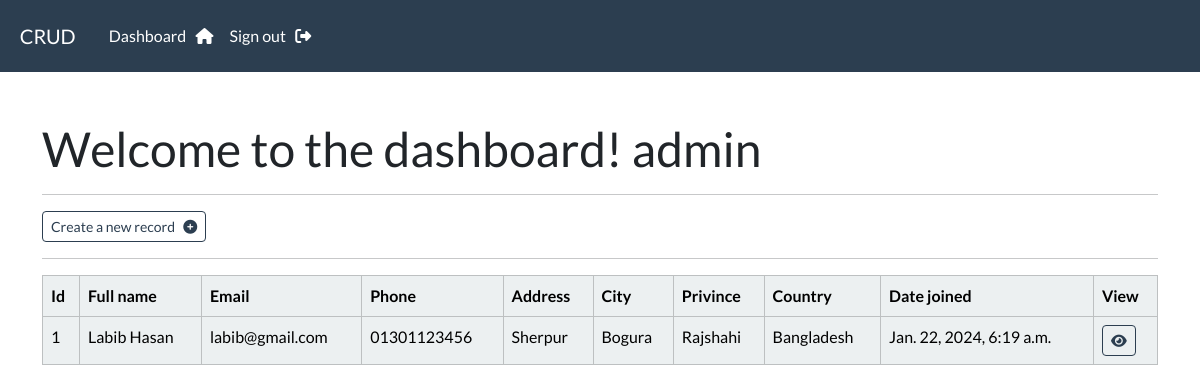
The app's page /dashboard (signed in), older data.
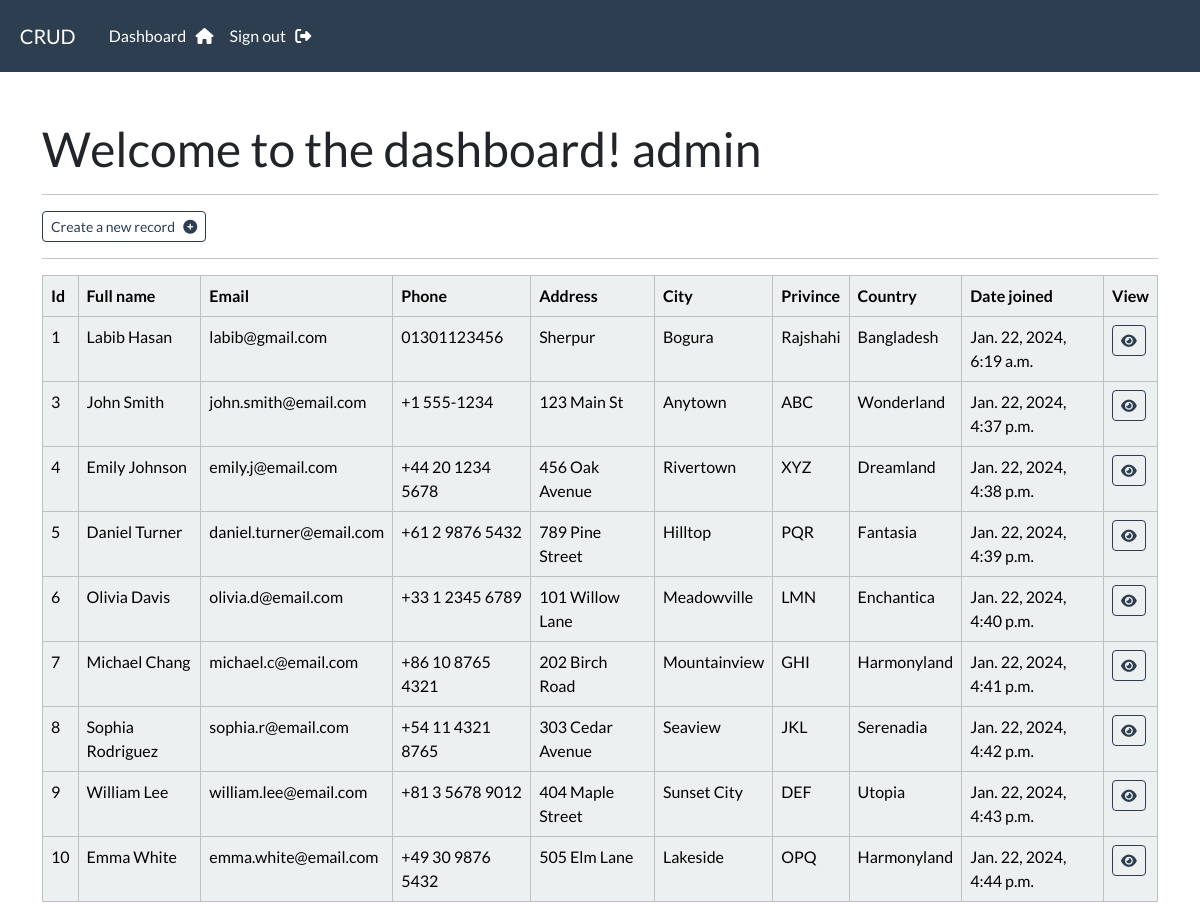
The same page, newer data.
### webapp/models.py (models this page shows, shortened)
class Record(models.Model):
    creation_date = models.DateTimeField(auto_now_add=True)
    first_name = models.CharField(max_length=100)
    last_name = models.CharField(max_length=100)
    email = models.CharField(max_length=250)
    phone = models.CharField(max_length=20)
    address = models.CharField(max_length=300)
    city = models.CharField(max_length=250)
    province = models.CharField(max_length=220)
    country = models.CharField(max_length=125)

### webapp/views.py (the view)
# urls.py: path('dashboard',views.dashboard, name="dashboard"),
@login_required(login_url='my-login')
def dashboard(request):
    my_records = Record.objects.all()
    context ={'records':my_records}
    return render(request, 'webapp/dashboard.html', context=context)

### webapp/templates/webapp/dashboard.html
{% extends "webapp/base.html" %}
{% block content %}
<br>
    <h1>Welcome to the dashboard! {{user}}</h1>
    <hr>
    <a class="btn btn-outline-primary btn-sm" href="{%url 'create-record'%}"> Create a new record &nbsp; <i class="fa-solid fa-circle-plus"></i></a>
    <hr>
    <table class="table table-light table-hover table-bordered">
        <thead class="table-light">
            <tr>
                <th scope="col">Id</th>
                <th scope="col">Full name</th>
                <th scope="col">Email</th>
                <th scope="col">Phone</th>
                <th scope="col">Address</th>
                <th scope="col">City</th>
                <th scope="col">Privince</th>
                <th scope="col">Country</th>
                <th scope="col">Date joined</th>
                <th scope="col">View</th>
            </tr>
        </thead>
        <tbody>
        {% for record in  records%}
        <tr>
            <td>{{record.id}}</td>
            <td>{{record.first_name}} {{record.last_name}}</td>
            <td>{{record.email}}</td>
            <td>{{record.phone}}</td>
            <td>{{record.address}}</td>
            <td>{{record.city}}</td>
            <td>{{record.province}}</td>
            <td>{{record.country}}</td>
            <td>{{record.creation_date}}</td>
            <td><a class="btn btn-outline-primary btn-sm" href="{%url 'record' record.id%}"><i class="fa-solid fa-eye"></i></a></td>
        </tr>
        {% endfor %}
        </tbody>
    </table>
{% endblock content %}

### webapp/templates/webapp/base.html (shortened to what this page needs)
{% load static %}
<!DOCTYPE html>
<html lang="en">
<head>
    <link rel="stylesheet" href="https://bootswatch.com/5/flatly/bootstrap.min.css">
    <link rel="stylesheet" href="{% static "css/style.css" %}">
</head>
<body>
    {% include "webapp/navbar.html" %}
    <div class="container">
        <br>
        {% block content %}{% endblock content %}
    </div>
</body>
</html>

### webapp/templates/webapp/navbar.html (shortened to what this page needs)
<nav class="navbar navbar-expand-lg navbar-dark bg-primary justify-content-center">
    <div class="container-fluid">
      <a class="navbar-brand main-heading" href="{%url ''%}">&nbsp; CRUD</a>
      <div class="collapse navbar-collapse text-center" id="navbarNavDropdown">
        <ul class="navbar-nav mr-auto">
            {% if user.is_authenticated %}
          <li class="nav-item">
            <a class="nav-link" aria-current="page" href="{%url 'dashboard'%}">Dashboard &nbsp; <i class="fa-solid fa-house"></i></a>
          </li>
          <li class="nav-item">
            <a class="nav-link" aria-current="page" href="{%url 'user-logout'%}">Sign out &nbsp; <i class="fa-solid fa-right-from-bracket"></i></a>
          </li>
          {% endif %}
        </ul>
      </div>
    </div>
  </nav>

Row changes from the older to the newer data that the page shows:
added Record: id "3", first_name "John", last_name "Smith", email "john.smith@email.com", phone "+1 555-1234", address "123 Main St", city "Anytown", province "ABC", country "Wonderland", creation_date "Jan. 22, 2024, 4:37 p.m."
added Record: id "4", first_name "Emily", last_name "Johnson", email "emily.j@email.com", phone "+44 20 1234 5678", address "456 Oak Avenue", city "Rivertown", province "XYZ", country "Dreamland", creation_date "Jan. 22, 2024, 4:38 p.m."
added Record: id "5", first_name "Daniel", last_name "Turner", email "daniel.turner@email.com", phone "+61 2 9876 5432", address "789 Pine Street", city "Hilltop", province "PQR", country "Fantasia", creation_date "Jan. 22, 2024, 4:39 p.m."
added Record: id "6", first_name "Olivia", last_name "Davis", email "olivia.d@email.com", phone "+33 1 2345 6789", address "101 Willow Lane", city "Meadowville", province "LMN", country "Enchantica", creation_date "Jan. 22, 2024, 4:40 p.m."
added Record: id "7", first_name "Michael", last_name "Chang", email "michael.c@email.com", phone "+86 10 8765 4321", address "202 Birch Road", city "Mountainview", province "GHI", country "Harmonyland", creation_date "Jan. 22, 2024, 4:41 p.m."
added Record: id "8", first_name "Sophia", last_name "Rodriguez", email "sophia.r@email.com", phone "+54 11 4321 8765", address "303 Cedar Avenue", city "Seaview", province "JKL", country "Serenadia", creation_date "Jan. 22, 2024, 4:42 p.m."
added Record: id "9", first_name "William", last_name "Lee", email "william.lee@email.com", phone "+81 3 5678 9012", address "404 Maple Street", city "Sunset City", province "DEF", country "Utopia", creation_date "Jan. 22, 2024, 4:43 p.m."
added Record: id "10", first_name "Emma", last_name "White", email "emma.white@email.com", phone "+49 30 9876 5432", address "505 Elm Lane", city "Lakeside", province "OPQ", country "Harmonyland", creation_date "Jan. 22, 2024, 4:44 p.m."
